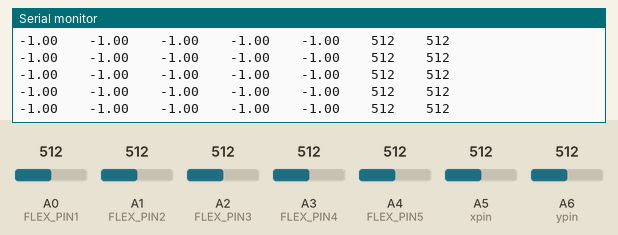
A sketch run on a simulated Arduino Nano, built with avr-gcc and run on an emulated ATmega328P. On the bench: the last lines printed to the serial monitor. The inputs (shaded band) are chosen by the test bench; at power-on: A5 (xpin) = 512, A6 (ypin) = 512, A0 (FLEX_PIN1) = 512, A1 (FLEX_PIN2) = 512, A2 (FLEX_PIN3) = 512, A3 (FLEX_PIN4) = 512, A4 (FLEX_PIN5) = 512.

Above: at 16.2 s.
16.3 s: A5 (xpin) set to 430
At 16.58 s:
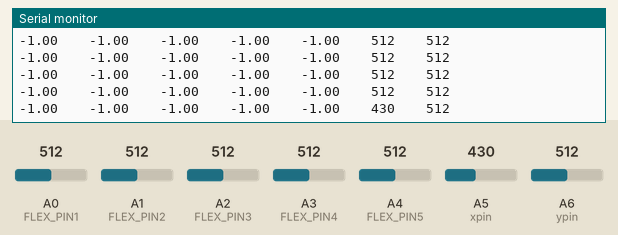
19.3 s: A6 (ypin) set to 430
At 19.43 s:
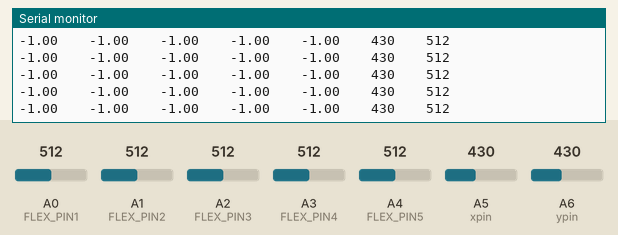
20.8 s: A5 (xpin) set to 450
At 20.86 s:
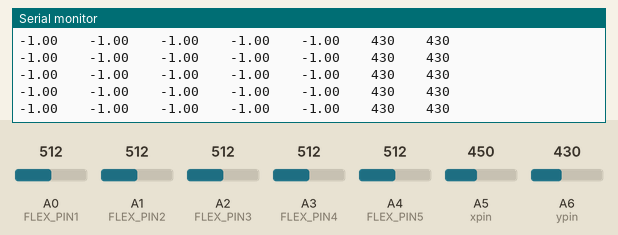
22.3 s: A6 (ypin) set to 450
At 22.48 s:
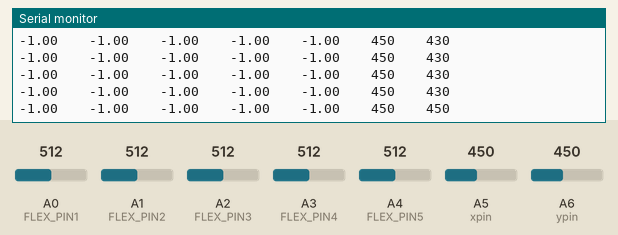
Timing chart, 0 to 24.8 s (numbered marks = the images above; inputs shaded):
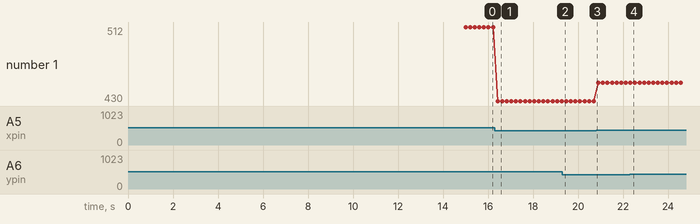

The sketch:

Arduino_code.ino
```cpp
int FLEX_PIN1 = A0;
int flexADC1 = 0;
int sensorMin1 = 1023;
int sensorMax1 = 0;

int FLEX_PIN2 = A1;
int flexADC2 = 0;
int sensorMin2 = 1023;
int sensorMax2 = 0;

int FLEX_PIN3 = A2;
int flexADC3 = 0;
int sensorMin3 = 1023;
int sensorMax3 = 0;

int FLEX_PIN4 = A3;
int flexADC4 = 0;
int sensorMin4 = 1023;
int sensorMax4 = 0;

int FLEX_PIN5 = A4;
int flexADC5 = 0;
int sensorMin5 = 1023;
int sensorMax5 = 0;

int xpin = A5;
int xadc = 0;
int xmax = 1023;
int xmin = 0;

int ypin = A6;
int yadc = 0;
int ymax = 1023;
int ymin = 0;


void setup() {
  // put your setup code here, to run once:
  Serial.begin(9600);
  Serial.println("mapping time");
  while(millis()<15000)
  {
    float flexADC1 = analogRead(FLEX_PIN1);
    float flexADC2 = analogRead(FLEX_PIN2);
    float flexADC3 = analogRead(FLEX_PIN3);
    float flexADC4 = analogRead(FLEX_PIN4);
    float flexADC5 = analogRead(FLEX_PIN5);

    if(flexADC1<sensorMin1)
    {
      sensorMin1=flexADC1;
    }
    if(flexADC1>sensorMax1)
    {
      sensorMax1=flexADC1;
    }
    if(flexADC2<sensorMin2)
    {
      sensorMin2=flexADC2;
    }
    if(flexADC2>sensorMax2)
    {
      sensorMax2=flexADC2;
    }

    if(flexADC3<sensorMin3)
    {
      sensorMin3=flexADC3;
    }
    if(flexADC3>sensorMax3)
    {
      sensorMax3=flexADC3;
    }

    if(flexADC5<sensorMin5)
    {
      sensorMin5=flexADC5;
    }
    if(flexADC5>sensorMax5)
    {
      sensorMax5=flexADC5;
    }

    if(flexADC4<sensorMin4)
    {
      sensorMin4=flexADC4;
    }
    if(flexADC4>sensorMax4)
    {
      sensorMax4=flexADC4;
    }
  }
  Serial.println("predecting time");
}

void loop() {
  // put your main code here, to run repeatedly:
  float flexADC1 = analogRead(FLEX_PIN1);
  float flexADC2 = analogRead(FLEX_PIN2);
  float flexADC3 = analogRead(FLEX_PIN3);
  float flexADC4 = analogRead(FLEX_PIN4);
  float flexADC5 = analogRead(FLEX_PIN5);

  flexADC1 = constrain(flexADC1,sensorMin1, sensorMax1);
  flexADC2 = constrain(flexADC2,sensorMin2, sensorMax2);
  flexADC3 = constrain(flexADC3,sensorMin3, sensorMax3);
  flexADC4 = constrain(flexADC4,sensorMin4, sensorMax4);
  flexADC5 = constrain(flexADC5,sensorMin5, sensorMax5);


  float angle1= map(flexADC1, sensorMin1, sensorMax1, 0, 90);
  float angle2= map(flexADC2, sensorMin2, sensorMax2, 0, 90);
  float angle3= map(flexADC3, sensorMin3, sensorMax3, 0, 90);
  float angle4= map(flexADC4, sensorMin4, sensorMax4, 0, 90);
  float angle5= map(flexADC5, sensorMin5, sensorMax5, 0, 90);

  xadc = analogRead(xpin);
  yadc = analogRead(ypin);
  Serial.print(angle1);
  Serial.print("\t\t");
  Serial.print(angle2);
  Serial.print("\t\t");
  Serial.print(angle3);
  Serial.print("\t\t");
  Serial.print(angle4);
  Serial.print("\t\t");
  Serial.print(angle5);
   Serial.print("\t\t");
  Serial.print(xadc);
   Serial.print("\t\t");
  Serial.println(yadc);


  if(((angle1>=45)&&(angle1<=65))&&((angle2>=48)&&(angle2<=65))&&((angle3>=40)&&(angle3<=50))&&((angle4>=50)&&(angle4<=60))&&((angle5>=0)&&(angle5<=25)))
  {
    Serial.print('A');
    delay(800);
  }
  if(((angle1>=0)&&(angle1<=10))&&((angle2>=0)&&(angle2<=10))&&((angle3>=0)&&(angle3<=10))&&((angle4>=0)&&(angle4<=10))&&((angle5>=45)&&(angle5<=55)))
  {
    Serial.print('B');
    delay(800);
  }
  if(((angle1>=20)&&(angle1<=40))&&((angle2>=20)&&(angle2<=40))&&((angle3>=20)&&(angle3<=40))&&((angle4>=20)&&(angle4<=40))&&((angle5>=18)&&(angle5<=28)))
  {
    Serial.print('C');
    delay(800);
  }
  if(((angle1>=50)&&(angle1<=72))&&((angle2>=45)&&(angle2<=90))&&((angle3>=35)&&(angle3<=75))&&((angle4>=0)&&(angle4<=10))&&((angle5>=45)&&(angle5<=80))&&(((xadc>=412)&&(xadc<=440))&&((yadc>=340)&&(yadc<=360))))
  {
    Serial.print('D');
    delay(800);
  }
  if(((angle1>=68)&&(angle1<=88))&&((angle2>=68)&&(angle2<=90))&&((angle3>=50)&&(angle3<=80))&&((angle4>=54)&&(angle4<=80))&&((angle5>=58)&&(angle5<=88)))
  {
    Serial.print('E');
    delay(800);
  }
  if(((angle1>=0)&&(angle1<=10))&&((angle2>=0)&&(angle2<=10))&&((angle3>=0)&&(angle3<=10))&&((angle4>=60)&&(angle4<=80))&&((angle5>=34)&&(angle5<=65)))
  {
    Serial.print('F');
    delay(800);
  }
  if(((angle1>=75)&&(angle1<=90))&&((angle2>=75)&&(angle2<=90))&&((angle3>=65)&&(angle3<=90))&&((angle4>=0)&&(angle4<=15))&&((angle5>=50)&&(angle5<=70))&&(((xadc>=390)&&(xadc<=410))&&((yadc>=400)&&(yadc<=420))))
  {
    Serial.print('G');
    delay(800);
  }
   if(((angle1>=75)&&(angle1<=90))&&((angle2>=75)&&(angle2<=90))&&((angle3>=0)&&(angle3<=15))&&((angle4>=0)&&(angle4<=15))&&((angle5>=50)&&(angle5<=70))&&(((xadc>=390)&&(xadc<=410))&&((yadc>=400)&&(yadc<=420))))
  {
    Serial.print('H');
    delay(800);
  }
  if(((angle1>=0)&&(angle1<=15))&&((angle2>=50)&&(angle2<=70))&&((angle3>=40)&&(angle3<=55))&&((angle4>=40)&&(angle4<=50))&&((angle5>=50)&&(angle5<=85))&&(((xadc>=412)&&(xadc<=440))&&((yadc>=340)&&(yadc<=360))))
  {
    Serial.print('I');
    delay(800);
  }

   if(((angle1>=0)&&(angle1<=15))&&((angle2>=50)&&(angle2<=70))&&((angle3>=40)&&(angle3<=55))&&((angle4>=40)&&(angle4<=50))&&((angle5>=50)&&(angle5<=85))&&(((xadc>=390)&&(xadc<=410))&&((yadc>=390)&&(yadc<=420))))
  {
    Serial.print('J');
    delay(800);
  }
  if(((angle1>=35)&&(angle1<=60))&&((angle2>=55)&&(angle2<=85))&&((angle3>=0)&&(angle3<=10))&&((angle4>=0)&&(angle4<=10))&&((angle5>=10)&&(angle5<=30))&&(((xadc>=412)&&(xadc<=440))&&((yadc>=340)&&(yadc<=360))))
  {
    Serial.print('K');
    delay(800);
  }
  if(((angle1>=75)&&(angle1<=90))&&((angle2>=75)&&(angle2<=90))&&((angle3>=70)&&(angle3<=90))&&((angle4>=0)&&(angle4<=15))&&((angle5>=0)&&(angle5<=30))&&(((xadc>=412)&&(xadc<=440))&&((yadc>=340)&&(yadc<=360))))
  {
    Serial.print('L');
    delay(800);
  }
  if(((angle1>=20)&&(angle1<=50))&&((angle2>=48)&&(angle2<=65))&&((angle3>=35)&&(angle3<=55))&&((angle4>=45)&&(angle4<=60))&&((angle5>=20)&&(angle5<=40)))
  {
    Serial.print('M');
    delay(800);
  }
  if(((angle1>=40)&&(angle1<=60))&&((angle2>=30)&&(angle2<=40))&&((angle3>=48)&&(angle3<=66))&&((angle4>=45)&&(angle4<=60))&&((angle5>=20)&&(angle5<=35)))
  {
    Serial.print('N');
    delay(800);
  }
  if(((angle1>=68)&&(angle1<=88))&&((angle2>=68)&&(angle2<=90))&&((angle3>=50)&&(angle3<=80))&&((angle4>=54)&&(angle4<=80))&&((angle5>=0)&&(angle5<=30)))
  {
    Serial.print('O');
    delay(800);
  }
  if(((angle1>=75)&&(angle1<=90))&&((angle2>=75)&&(angle2<=90))&&((angle3>=0)&&(angle3<=10))&&((angle4>=0)&&(angle4<=15))&&((angle5>=0)&&(angle5<=10))&&(((xadc>=335)&&(xadc<=350))&&((yadc>=360)&&(yadc<=380))))
  {
    Serial.print('P');
    delay(800);
  }
  if(((angle1>=75)&&(angle1<=90))&&((angle2>=75)&&(angle2<=90))&&((angle3>=75)&&(angle3<=90))&&((angle4>=0)&&(angle4<=15))&&((angle5>=0)&&(angle5<=10))&&(((xadc>=335)&&(xadc<=350))&&((yadc>=360)&&(yadc<=380))))
  {
    Serial.print('Q');
    delay(800);
  }
  if(((angle1>=40)&&(angle1<=72))&&((angle2>=45)&&(angle2<=90))&&((angle3>=20)&&(angle3<=45))&&((angle4>=0)&&(angle4<=10))&&((angle5>=45)&&(angle5<=80))&&(((xadc>=412)&&(xadc<=440))&&((yadc>=340)&&(yadc<=360))))
  {
    Serial.print('R');
    delay(800);
  }
  if(((angle1>=70)&&(angle1<=90))&&((angle2>=80)&&(angle2<=90))&&((angle3>=80)&&(angle3<=90))&&((angle4>=80)&&(angle4<=90))&&((angle5>=30)&&(angle5<=50)))
  {
    Serial.print('S');
    delay(800);
  }
  if(((angle1>=40)&&(angle1<=61))&&((angle2>=40)&&(angle2<=60))&&((angle3>=40)&&(angle3<=60))&&((angle4>=40)&&(angle4<=65))&&((angle5>=20)&&(angle5<=40)))
  {
    Serial.print('T');
    delay(800);
  }
  if(((angle1>=70)&&(angle1<=90))&&((angle2>=80)&&(angle2<=90))&&((angle3>=0)&&(angle3<=10))&&((angle4>=0)&&(angle4<=10))&&((angle5>=60)&&(angle5<=80)))
  {
    Serial.print('U');
    delay(800);
  }
  if(((angle1>=40)&&(angle1<=60))&&((angle2>=40)&&(angle2<=60))&&((angle3>=0)&&(angle3<=10))&&((angle4>=0)&&(angle4<=10))&&((angle5>=60)&&(angle5<=80)))
  {
    Serial.print('V');
    delay(800);
  }
  if(((angle1>=70)&&(angle1<=90))&&((angle2>=0)&&(angle2<=10))&&((angle3>=0)&&(angle3<=10))&&((angle4>=0)&&(angle4<=10))&&((angle5>=60)&&(angle5<=80)))
  {
    Serial.print('W');
    delay(800);
  }
  if(((angle1>=50)&&(angle1<=72))&&((angle2>=45)&&(angle2<=90))&&((angle3>=35)&&(angle3<=75))&&((angle4>=55)&&(angle4<=70))&&((angle5>=45)&&(angle5<=80)))
  {
    Serial.print('X');
    delay(800);
  }
  if(((angle1>=0)&&(angle1<=10))&&((angle2>=60)&&(angle2<=75))&&((angle3>=45)&&(angle3<=55))&&((angle4>=55)&&(angle4<=65))&&((angle5>=0)&&(angle5<=10)))
  {
    Serial.print('Y');
    delay(800);
  }
  if(((angle1>=75)&&(angle1<=90))&&((angle2>=45)&&(angle2<=90))&&((angle3>=75)&&(angle3<=90))&&((angle4>=0)&&(angle4<=10))&&((angle5>=65)&&(angle5<=90)))
  {
    Serial.print('Z');
    delay(800);
  }
  delay(200);
}
```

Measured:
- after the input at 16.3 s, the serial monitor: prints a new line after 0.13 s (image 1)
- after the input at 22.3 s, the serial monitor: prints a new line at once (image 4)
- plotted number 1: 512 → 430 after the input at 16.3 s, 430 → 450 after the input at 20.8 s
